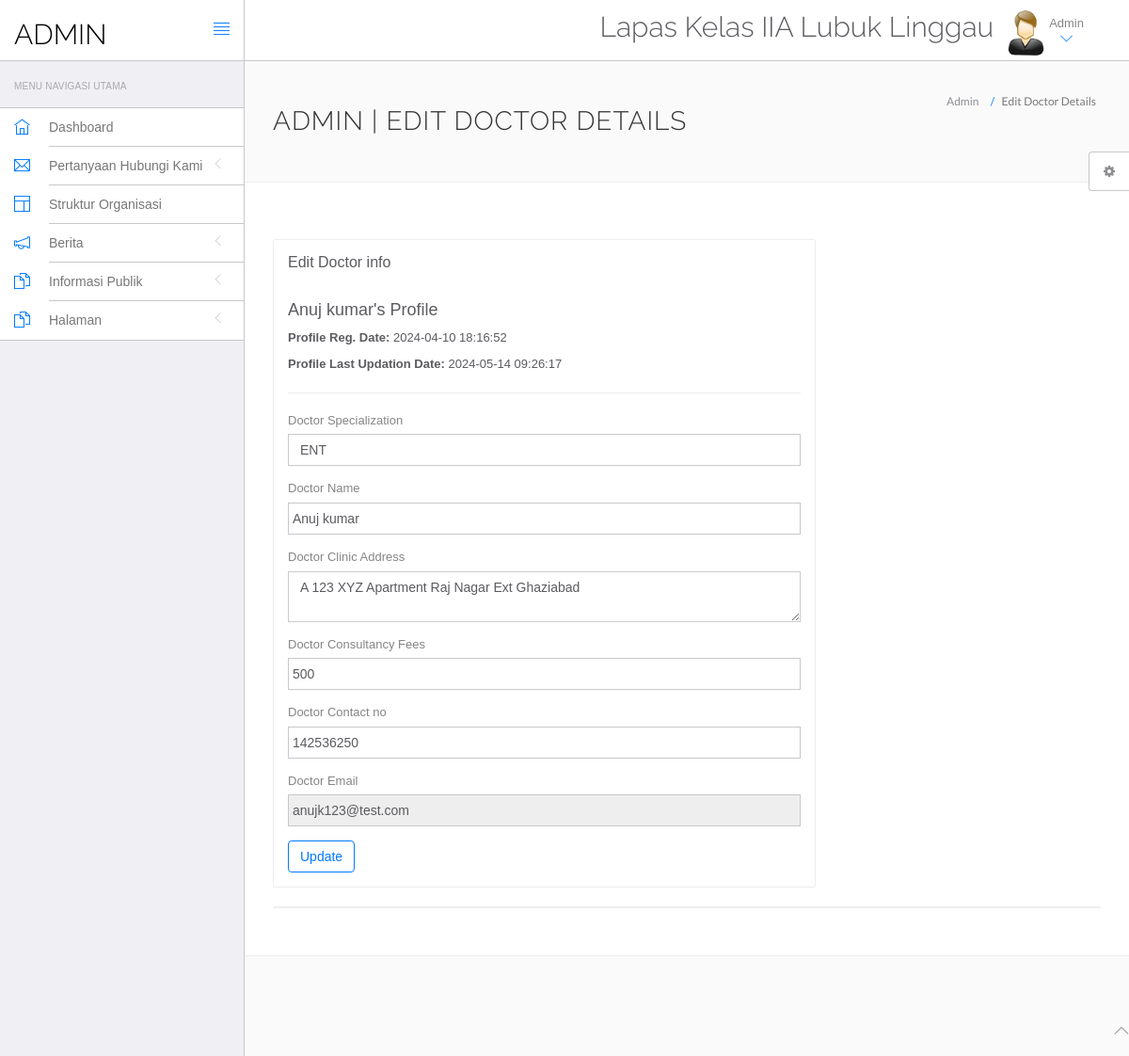
The page /hms/admin/edit-doctor.php?id=1 (signed in) on the database its author committed.
### tables this page shows
CREATE TABLE `doctors` (
  `id` int(11) NOT NULL,
  `specilization` varchar(255) DEFAULT NULL,
  `doctorName` varchar(255) DEFAULT NULL,
  `address` longtext DEFAULT NULL,
  `docFees` varchar(255) DEFAULT NULL,
  `contactno` bigint(11) DEFAULT NULL,
  `docEmail` varchar(255) DEFAULT NULL,
  `password` varchar(255) DEFAULT NULL,
  `creationDate` timestamp NULL DEFAULT current_timestamp(),
  `updationDate` timestamp NULL DEFAULT NULL ON UPDATE current_timestamp()
);

### hms/admin/edit-doctor.php (the view, shortened to what this page needs)
<?php
include('include/config.php');
if(strlen($_SESSION['id']==0)) {
 header('location:logout.php');
  } else{
$did=intval($_GET['id']);
?>
<!DOCTYPE html>
<html lang="en">
	<head>
		<link rel="stylesheet" href="vendor/bootstrap/css/bootstrap.min.css">
		<link rel="stylesheet" href="vendor/fontawesome/css/font-awesome.min.css">
		<link rel="stylesheet" href="vendor/themify-icons/themify-icons.min.css">
		<link href="vendor/animate.css/animate.min.css" rel="stylesheet" media="screen">
		<link href="vendor/perfect-scrollbar/perfect-scrollbar.min.css" rel="stylesheet" media="screen">
		<link href="vendor/switchery/switchery.min.css" rel="stylesheet" media="screen">
		<link href="vendor/bootstrap-touchspin/jquery.bootstrap-touchspin.min.css" rel="stylesheet" media="screen">
		<link href="vendor/select2/select2.min.css" rel="stylesheet" media="screen">
		<link href="vendor/bootstrap-datepicker/bootstrap-datepicker3.standalone.min.css" rel="stylesheet" media="screen">
		<link href="vendor/bootstrap-timepicker/bootstrap-timepicker.min.css" rel="stylesheet" media="screen">
		<link rel="stylesheet" href="assets/css/styles.css">
		<link rel="stylesheet" href="assets/css/plugins.css">
		<link rel="stylesheet" href="assets/css/themes/theme-1.css" id="skin_color" />
	</head>
	<body>
		<div id="app">
<?php include('include/sidebar.php');?>
			<div class="app-content">
						<?php include('include/header.php');?>
				<div class="main-content" >
					<div class="wrap-content container" id="container">
						<section id="page-title">
							<div class="row">
								<div class="col-sm-8">
									<h1 class="mainTitle">Admin | Edit Doctor Details</h1>
																	</div>
								<ol class="breadcrumb">
									<li>
										<span>Admin</span>
									</li>
									<li class="active">
										<span>Edit Doctor Details</span>
									</li>
								</ol>
							</div>
						</section>
						<div class="container-fluid container-fullw bg-white">
							<div class="row">
								<div class="col-md-12">
									<div class="row margin-top-30">
										<div class="col-lg-8 col-md-12">
											<div class="panel panel-white">
												<div class="panel-heading">
													<h5 class="panel-title">Edit Doctor info</h5>
												</div>
												<div class="panel-body">
									<?php $sql=mysqli_query($con,"select * from doctors where id='$did'");
while($data=mysqli_fetch_array($sql))
{
?>
<h4><?php echo htmlentities($data['doctorName']);?>'s Profile</h4>
<p><b>Profile Reg. Date: </b><?php echo htmlentities($data['creationDate']);?></p>
<?php if($data['updationDate']){?>
<p><b>Profile Last Updation Date: </b><?php echo htmlentities($data['updationDate']);?></p>
<?php } ?>
<hr />
													<form role="form" name="adddoc" method="post" onSubmit="return valid();">
														<div class="form-group">
															<label for="DoctorSpecialization">
																Doctor Specialization
															</label>
							<select name="Doctorspecialization" class="form-control" required="required">
					<option value="<?php echo htmlentities($data['specilization']);?>">
					<?php echo htmlentities($data['specilization']);?></option>
															</select>
														</div>
<div class="form-group">
															<label for="doctorname">
																 Doctor Name
															</label>
	<input type="text" name="docname" class="form-control" value="<?php echo htmlentities($data['doctorName']);?>" >
														</div>
<div class="form-group">
															<label for="address">
																 Doctor Clinic Address
															</label>
					<textarea name="clinicaddress" class="form-control"><?php echo htmlentities($data['address']);?></textarea>
														</div>
<div class="form-group">
															<label for="fess">
																 Doctor Consultancy Fees
															</label>
		<input type="text" name="docfees" class="form-control" required="required"  value="<?php echo htmlentities($data['docFees']);?>" >
														</div>
<div class="form-group">
									<label for="fess">
																 Doctor Contact no
															</label>
					<input type="text" name="doccontact" class="form-control" required="required"  value="<?php echo htmlentities($data['contactno']);?>">
														</div>
<div class="form-group">
									<label for="fess">
																 Doctor Email
															</label>
					<input type="email" name="docemail" class="form-control"  readonly="readonly"  value="<?php echo htmlentities($data['docEmail']);?>">
														</div>
														<?php } ?>
														<button type="submit" name="submit" class="btn btn-o btn-primary">
															Update
														</button>
													</form>
												</div>
											</div>
										</div>
											</div>
										</div>
									<div class="col-lg-12 col-md-12">
											<div class="panel panel-white">
											</div>
										</div>
									</div>
								</div>
							</div>
						</div>
					</div>
				</div>
	<?php include('include/footer.php');?>
	<?php include('include/setting.php');?>
	</body>
</html>
<?php } ?>

### hms/admin/assets/css/themes/theme-1.css (style rules this page uses)
body { background: #FAFAFA; }

### rows shown on the page
doctors: doctorName "Anuj kumar", creationDate "2024-04-10 18:16:52", updationDate "2024-05-14 09:26:17", Doctorspecialization "ENT", docname "Anuj kumar", clinicaddress "A 123 XYZ Apartment Raj Nagar Ext Ghaziabad", docfees "500", doccontact "142536250", docemail "anujk123@test.com"
